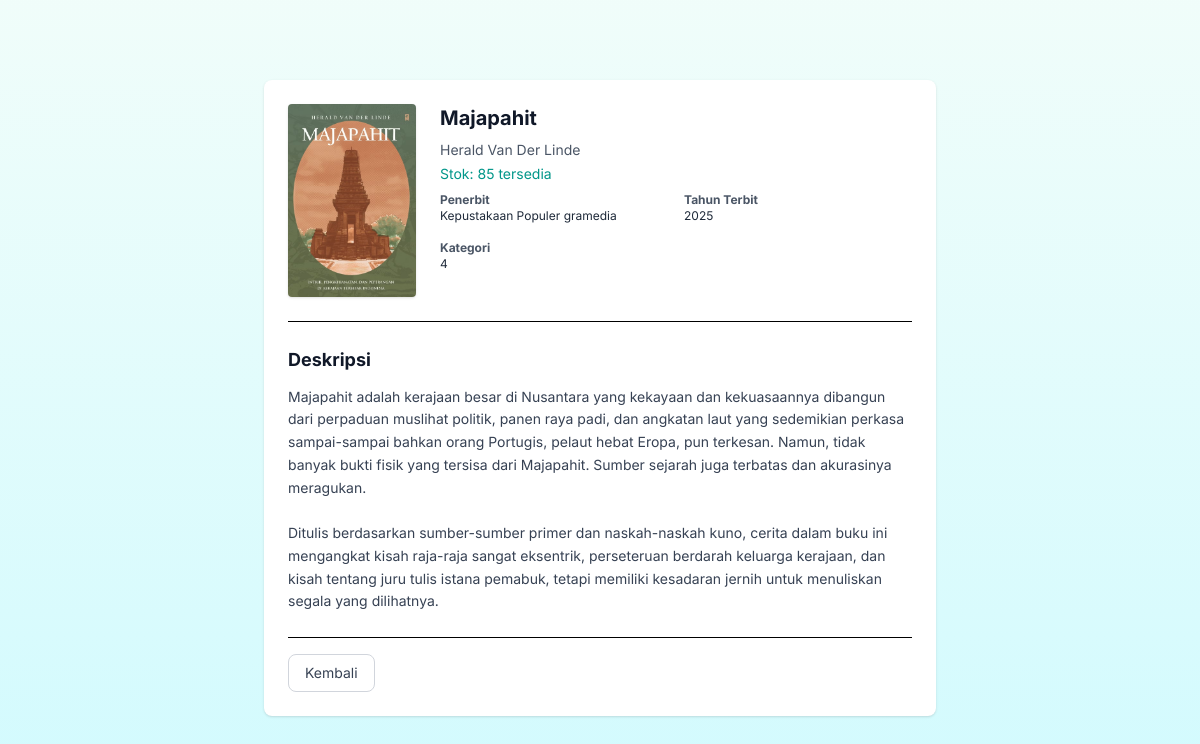
The page /public/detail_buku.php?id=28 on the database as committed earlier.
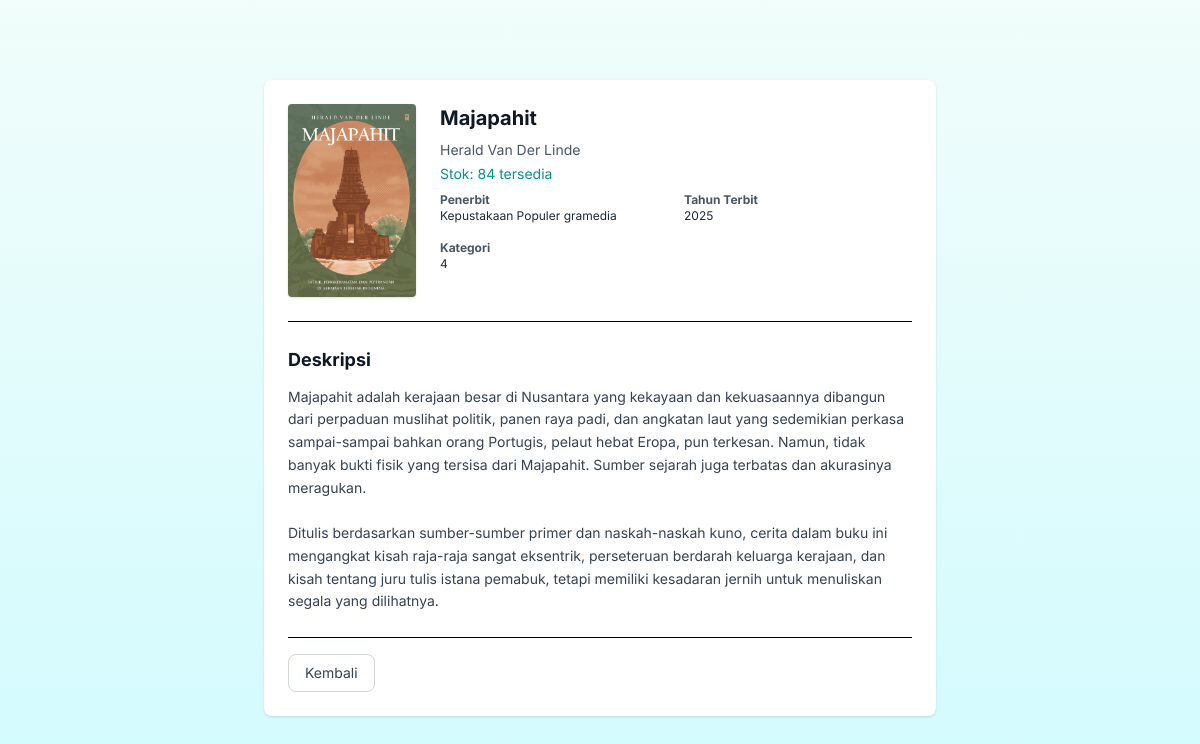
The same page on the database as committed later.
### tables this page shows
CREATE TABLE `buku` (
  `id_buku` int(11) NOT NULL,
  `id_kategori` int(11) DEFAULT NULL,
  `judul` varchar(150) NOT NULL,
  `pengarang` varchar(100) DEFAULT NULL,
  `penerbit` varchar(100) DEFAULT NULL,
  `tahun_terbit` year(4) DEFAULT NULL,
  `stok` int(11) NOT NULL,
  `cover` varchar(255) DEFAULT NULL,
  `deskripsi` text DEFAULT NULL,
  `file_buku` varchar(255) DEFAULT NULL
);

### public/detail_buku.php (the view, shortened to what this page needs)
<!DOCTYPE html>
<html lang="en">
<head>
    <link href="../src/output.css" rel="stylesheet">
</head>
<body class="bg-gradient-to-t from-cyan-100 to-teal-50 min-h-screen">
    <?php
    include '../config.php';
    $id_buku = isset($_GET['id']) ? $_GET['id'] : null;
    $stmt = $config->prepare("SELECT * FROM buku WHERE id_buku = ?");
    $stmt->bind_param("i", $id_buku);
    $stmt->execute();
    $result = $stmt->get_result();
    $buku = $result->fetch_assoc();
    ?>
    <main class="max-w-2xl mx-auto bg-white rounded-lg shadow p-6 mt-20">
        <div class="flex gap-6 mb-6 pb-6 border-b">
            <div class="w-32 flex-shrink-0">
                <img src="../uploads/cover/<?= $buku['cover']; ?>" alt="<?= $buku['judul']; ?>"
                    class="w-full rounded shadow-sm object-cover">
            </div>
            <div class="flex-1 text-sm">
                <h3 class="text-xl font-semibold text-gray-900 mb-2"><?php echo htmlspecialchars($buku['judul']); ?></h3>
                <p class="text-gray-600 mb-1"><?php echo htmlspecialchars($buku['pengarang']); ?></p>
                <p class="text-teal-600 font-medium mb-2">Stok: <?php echo htmlspecialchars($buku['stok']); ?> tersedia</p>
                <div class="grid grid-cols-2 gap-4 text-xs">
                    <div>
                        <p class="text-gray-600 font-semibold">Penerbit</p>
                        <p class="text-gray-800"><?php echo htmlspecialchars($buku['penerbit']); ?></p>
                    </div>
                    <div>
                        <p class="text-gray-600 font-semibold">Tahun Terbit</p>
                        <p class="text-gray-800"><?php echo htmlspecialchars($buku['tahun_terbit']); ?></p>
                    </div>
                    <div>
                        <p class="text-gray-600 font-semibold">Kategori</p>
                        <p class="text-gray-800"><?php echo htmlspecialchars($buku['id_kategori']);
                                                    ?></p>
                    </div>
                </div>
            </div>
        </div>
        <div class="mt-6 ">
            <h3 class="text-lg font-bold text-gray-900 mb-3">Deskripsi</h3>
            <p class="text-gray-700 leading-relaxed text-sm mb-6">
                <?php echo nl2br(htmlspecialchars($buku['deskripsi'])); ?>
            </p>
        </div>
        <div class="flex items-center gap-3 pt-4 mt-6 border-t">
            <button type="button" onclick="window.history.back()"
                class="px-4 py-2 text-sm font-medium text-gray-700 bg-white border border-gray-300 rounded-lg hover:bg-gray-50 transition">
                Kembali
            </button>
        </div>
    </main>
</body>
</html>

Rows that differ between the two databases and show on the page:
changed buku "Majapahit": stok "85" → "84"
